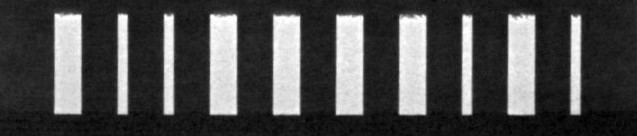
#> input picture 1WS_CT_cropped.JPG, 637 x 136 px, found by its file name
$ jupyter execute 'Filtering and Plotting.ipynb'   (older library calls are emulated)
#> lines starting #> are read from the running program, lines starting #| are printed output that depends on the picture; long printed decimals are rounded
[cell 1]
import numpy as np
from PIL import Image
import matplotlib.pyplot as plt
from scipy import ndimage
from scipy.signal import find_peaks,peak_widths
from skimage import exposure
from skimage.restoration import denoise_tv_chambolle,estimate_sigma,denoise_bilateral

[cell 2]
npImage=np.array(Image.open("C:/Users/Varun Makdani/Desktop/Python Prac/Image Learning/1WS_CT_cropped.jpg").convert("L"))
plt.imshow(npImage,cmap="gray")
plt.xticks([])
plt.yticks([])

[cell 3]
# [4 lines of commented-out code are left out]

[cell 4]
sigma_est = estimate_sigma(npImage,multichannel=False,average_sigmas=True)
#> sigma_est = 0.531
sigma_est
#> Out = 0.531

[cell 5]
gauss_denoised = ndimage.gaussian_filter(npImage, sigma_est )#,sigma_est)

plt.imshow(gauss_denoised, cmap="gray",interpolation="nearest")
plt.xticks([])
plt.yticks([])

[cell 6]
median_denoised = ndimage.median_filter(gauss_denoised,size=5)#,sigma_est)

plt.imshow(median_denoised, cmap="gray",interpolation="nearest")
plt.xticks([])
plt.yticks([])

[cell 7]
tvchambole_denoised = denoise_tv_chambolle(gauss_denoised,weight=0.05,multichannel=False)
plt.imshow(tvchambole_denoised, cmap="gray",interpolation="nearest")
plt.xticks([])
plt.yticks([])

[cell 8]
image_bilateral_denoised = denoise_bilateral(npImage,sigma_color=0.01,sigma_spatial=5,multichannel =False)
plt.imshow(image_bilateral_denoised, cmap="gray",interpolation="nearest")
plt.xticks([])
plt.yticks([])

[cell 9]
image_equalized = exposure.equalize_hist(tvchambole_denoised)
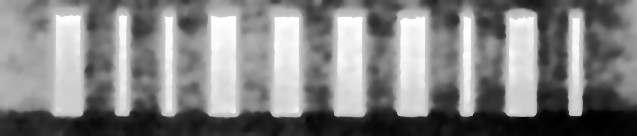
#> image_equalized: shape (136, 637) float64; min 0.000612, max 1, mean 0.512
image_rescale_int = exposure.rescale_intensity(255*tvchambole_denoised,in_range=(0,255))
plt.imshow(image_rescale_int, cmap="gray",interpolation="nearest")
plt.xticks([])
plt.yticks([])

[cell 10]
image_equalized_rotated =np.transpose(255 * image_rescale_int)#(255 * image_equalized)
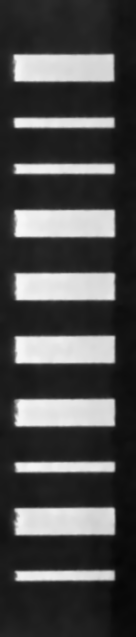
#> image_equalized_rotated: shape (637, 136) float64; min 6.97, max 246.7, mean 75
plt.imshow(image_equalized_rotated, cmap="gray",interpolation="nearest")
plt.xticks([])
plt.yticks([])

[cell 11]
middle_col_image_index = (int) (image_equalized_rotated.shape[1]/2)
#> middle_col_image_index = 68
print(middle_col_image_index)
#| 68

[cell 12]
middle_col_img = np.array(image_equalized_rotated[:,middle_col_image_index-35:middle_col_image_index+35])
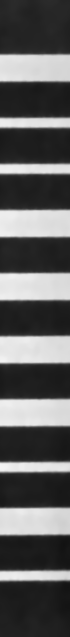
#> middle_col_img: shape (637, 70) float64; min 18.87, max 244.4, mean 94.2

plt.imshow(middle_col_img,cmap="gray",interpolation="nearest")
plt.xticks([])
plt.yticks([])

[cell 13]
middle_col_img_avg = np.average(middle_col_img,axis=1)
#> middle_col_img_avg = 637 values, max 233.7 at index 467, min 24.76 at index 544, mean 94.16
max_value = np.max(middle_col_img_avg) #to be calculated statistically or maximum of the found values
#> max_value = 233.7
peaks = find_peaks(middle_col_img_avg,height=(100,max_value),distance=25,prominence=10)
graph_widths = peak_widths(middle_col_img_avg, peaks[0], rel_height=0.1)

[cell 14]
plt.plot(middle_col_img_avg)
plt.hlines(max_value,0,middle_col_img_avg.shape[0],colors="C2",linestyles="dashed")
plt.hlines(100,0,middle_col_img_avg.shape[0],colors="C2",linestyles="dashed")
plt.hlines(*graph_widths[1:], color="C4")
plt.plot(peaks[0],middle_col_img_avg[peaks[0]],'ro')
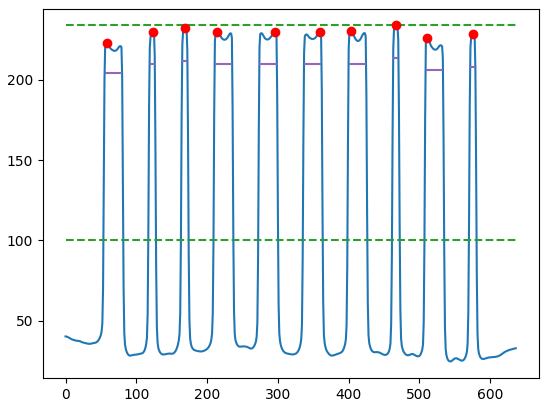
#> figure drawn by matplotlib, 1 panel; curve peaks at x = 467, y = 233.7; curve peaks at x = 467, y = 233.7

[cell 15]
width_average = np.average(graph_widths[0])
#> width_average = 17.72

[cell 16]
plot_widths_squared = graph_widths[0] * graph_widths[0]
#> plot_widths_squared = [609.9, 54.26, 54.3, 609.1, 608.7, 608.6, 606.7, 54.57, 600.6, 52.46]
plot_heights_squared = (middle_col_img_avg[peaks[0]] - graph_widths[1]) * (middle_col_img_avg[peaks[0]]-graph_widths[1])
#> plot_heights_squared = [350.1, 402.3, 415, 395.5, 387.5, 402.4, 405.5, 421.9, 391.6, 407.5]
#print(middle_col_img_avg[peaks[0]])
#print(graph_widths[1])
plot_width_height_regularised = np.sqrt(plot_widths_squared + plot_heights_squared)
#> plot_width_height_regularised = [30.98, 21.37, 21.66, 31.7, 31.56, 31.8, 31.82, 21.83, 31.5, 21.45]
plot_width_height_regularised_avg = np.average(plot_width_height_regularised)
#> plot_width_height_regularised_avg = 27.57
print(plot_width_height_regularised)
#| [30.985 21.368 21.664 31.696  31.562 31.796
#|  31.816 21.827 31.498  21.446]
print(plot_width_height_regularised_avg)
#| 27.566

[cell 17]
code = np.array(())
for plot_w_h in plot_width_height_regularised:
    if(plot_w_h  < plot_width_height_regularised_avg):
        code = np.append(code,0)
    else:
        code = np.append(code,1)
#> this loop made 10 passes
#> (plot_w_h, code) on passes 1 to 10: (30.98, [1]), (21.37, [1, 0]), (21.66, [1, 0, 0]), (31.7, [1, 0, 0, 1]), (31.56, [1, 0, 0, 1, 1]), (31.8, [1, 0, 0, 1, 1, 1]), (31.82, [1, 0, 0, 1, 1, 1, 1]), (21.83, [1, 0, 0, 1, 1, 1, 1, 0]), (31.5, [1, 0, 0, 1, 1, 1, 1, 0, 1]), (21.45, [1, 0, 0, 1, 1, 1, 1, 0, 1, 0])
print(code.astype(int))
#| [1 0 0 1 1 1 1 0 1 0]
